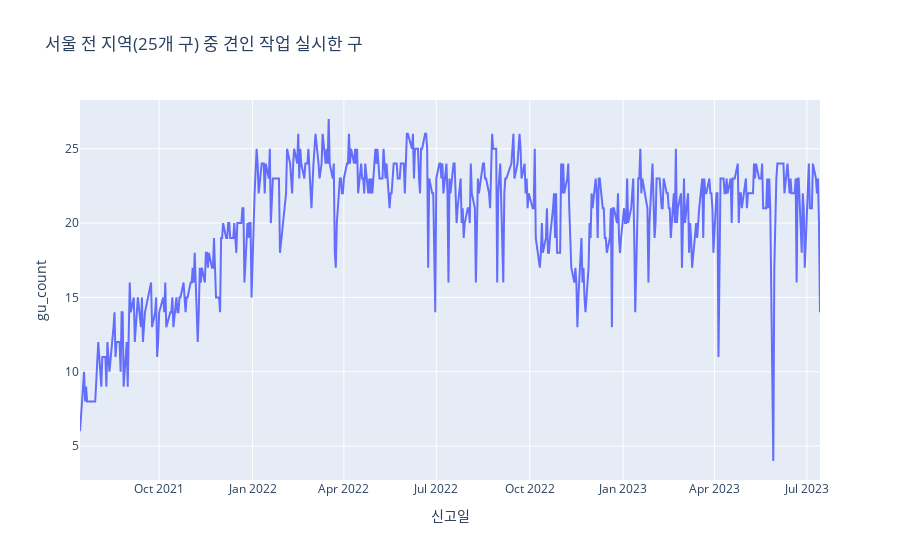

Notebook cell for this chart:
### Code cell
fig = px.line(count_df, y='gu_count', title='서울 전 지역(25개 구) 중 견인 작업 실시한 구')
fig.show();

### Figure 1 — Plotly figure (JSON) as saved in the notebook; plotly's stock layout.template omitted (floating-point values rounded to 4 significant figures; data arrays with more than 128 entries replaced by an {"elided": "..."} marker saying what was removed)
{"data": [{"hovertemplate": "신고일=%{x}<br>gu_count=%{y}<extra></extra>", "legendgroup": "", "line": {"color": "#636efa", "dash": "solid"}, "marker": {"symbol": "circle"}, "mode": "lines", "name": "", "orientation": "v", "showlegend": false, "type": "scatter", "x": {"elided": "497 str values"}, "xaxis": "x", "y": {"elided": "497 int values"}, "yaxis": "y"}], "layout": {"legend": {"tracegroupgap": 0}, "title": {"text": "서울 전 지역(25개 구) 중 견인 작업 실시한 구"}, "xaxis": {"anchor": "y", "domain": [0, 1], "title": {"text": "신고일"}}, "yaxis": {"anchor": "x", "domain": [0, 1], "title": {"text": "gu_count"}}}}
